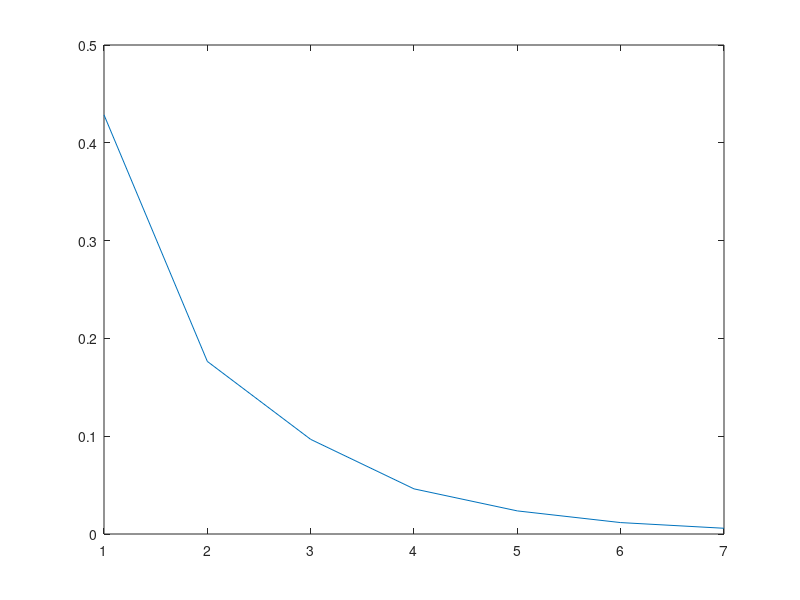

Recreate this plot in MATLAB.
y = @(x)x.^3 - 3*x + 2;
xl = -4;
xu = -1;
arrError=[];
err=0;
xm = (xl+xu)/2;
xm_new=0;
counter=1;

while true
    if y(xl)*y(xm)<0
        xu=xm;
    elseif y(xl)*y(xm)>0
        xl=xm;
    end
    xm_new = (xl+xu)/2;
    
    err = abs(((xm_new - xm)/xm_new));
    
    arrError(counter)=err;
    
    if err<0.01
        break;
    end
    
    counter= counter + 1;
    xm=xm_new;
    
end

disp('Iteration: ')
disp(counter)
disp('root: ')
disp(xm_new)
a=1:counter;
plot(a,arrError);